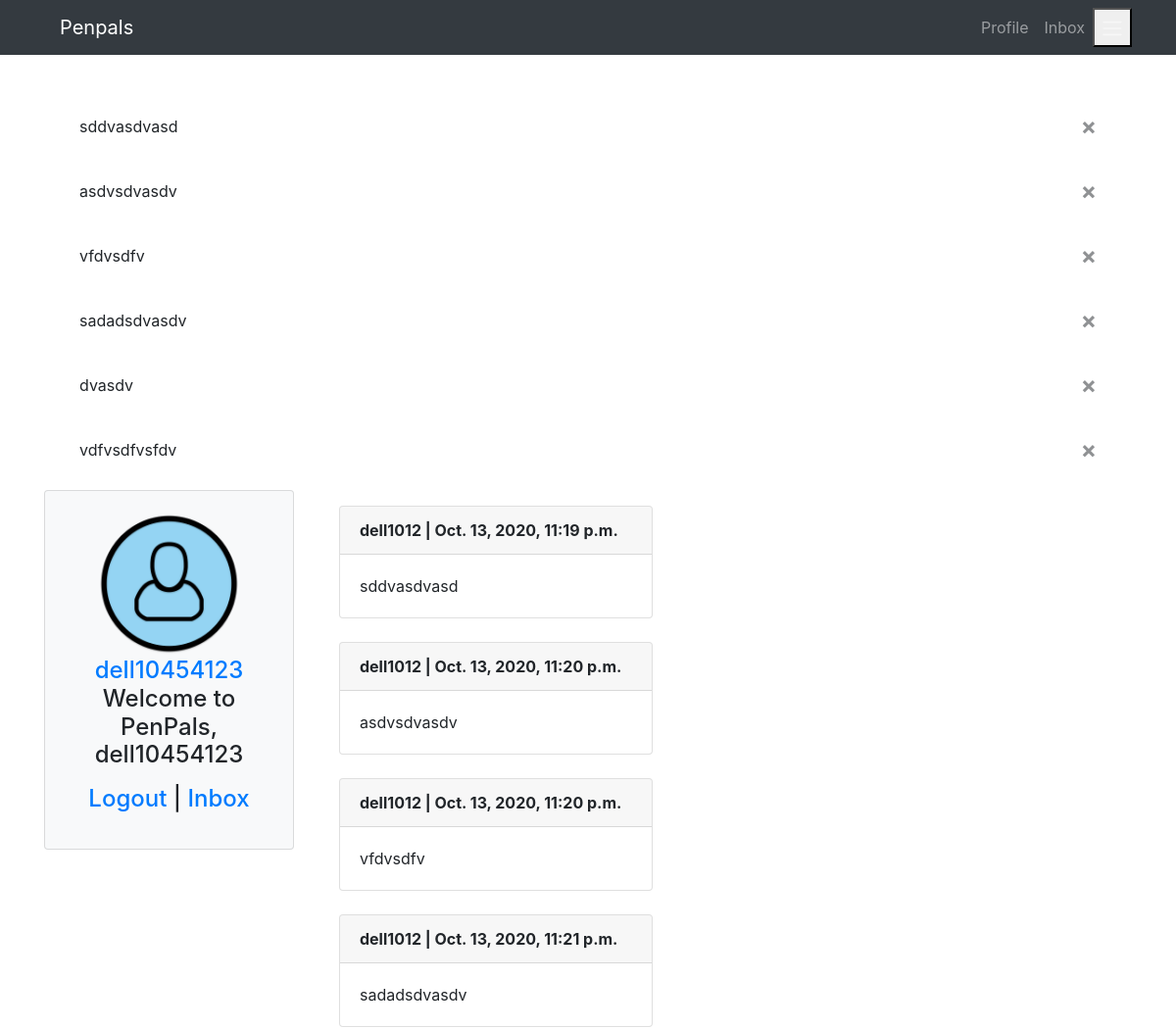
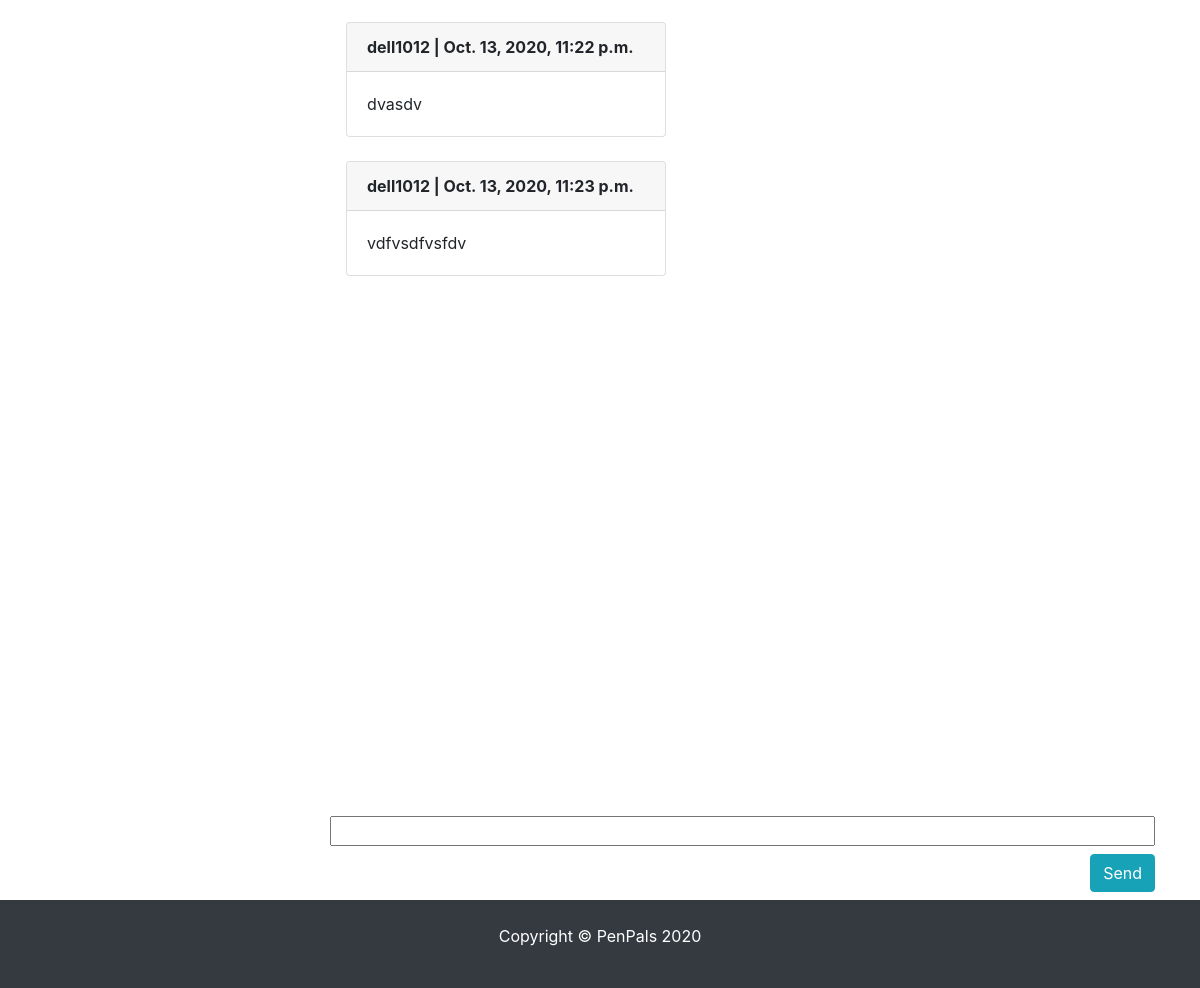
The page /message/chatbox/2 (signed in) on the database its author committed (2 pictures, top to bottom).
### conversations/models.py (models this page shows)
class Message(models.Model):
    content = models.CharField(max_length=500)
    date = models.DateTimeField(auto_now_add=True)
    profile = models.ForeignKey(Profile,on_delete=models.CASCADE)  # related_name='from_profile',
    chat = models.ForeignKey(Chat, related_name='get_msg', on_delete=models.CASCADE)
    def __str__(self):
        return self.content
    class Meta:
        ordering = ['date']

### pages/models.py (models this page shows)
class Profile(models.Model):
    user = models.OneToOneField(
        User, blank=True, null=True, on_delete=models.CASCADE)
    first = models.CharField(max_length=200, blank=True, null=True)
    last = models.CharField(max_length=200, blank=True, null=True)
    photo = models.ImageField(
        default='user.png', upload_to='photos/%y/%m',  blank=True, null=True)
    friends = models.ManyToManyField('self', blank=True)
    speaks = models.CharField(max_length=200, blank=True, null=True)
    learns = models.CharField(max_length=200, blank=True, null=True)
    def __init__(self, *args, **kwargs):
         super(Profile, self).__init__(*args, **kwargs)
         self.speaks = from_value_to_label(self.speaks)
         self.learns = from_value_to_label(self.learns)
    def __str__(self):
        return str(self.user)
    def get_absolute_url(self):
        return reverse("pages:profile", kwargs={"profile_id":self.pk})
    class Meta:
        ordering = ['-id']

### conversations/views.py (the view, shortened to what this page needs)
# urls.py: path("chatbox/<int:chat_id>", ChatBox.as_view(), name="chatbox"),
class ChatBox(LoginRequiredMixin, UpdateView):
    model = Message
    form_class = MessageForm
    template_name = "conversations/chatbox.html"
    def get_context_data(self, **kwargs):
        self.instance = self.request.user.profile
        self.messages = Message.objects.all().filter(chat_id=self.kwargs['chat_id']) #  self.kwargs['profile_id'])
        self.context = {
            'profile': self.instance,
            'chat_id': self.kwargs['chat_id'],
            'form': self.form_class,
            'messages': self.messages,
        }
        return self.context
    def get_object(self, **kwargs):
        return Message.objects.all().filter(chat_id=self.kwargs['chat_id']) #  self.kwargs['profile_id'])

### pages/utils.py (called while the page is built)
def from_value_to_label(field):
    if field is not None:
        list_of_labels = [label for value, label in LANGUAGE_CHOICES if str(value) in field]
        return ", ".join(list_of_labels)  # list_of_labels  #ast.literal_eval(field)  # [int(i) for i in field.replace('[','').replace(']','').replace(',','').replace("'",'').split(" ")] # list_of_labels #
    return field

### conversations/templates/conversations/chatbox.html (shortened to what this page needs)
{% extends 'pages/base.html' %} {% load crispy_forms_tags %} {% block content %}
<div class="row">
  {% include 'pages/partials/_sidebar.html' %}
  <div class="col-md-9 col-sm-12">
    <div class="p-3" id="messageFeed">
      {% for amessage in messages %}
      <div
        class="card {% if request.user.profile == messages.profile %} ml-auto text-light bg-dark {% endif %}"
        style="width: 20rem"
      >
        <div class="card-header font-weight-bold">
          {{amessage.profile}} | {{amessage.date}}
        </div>
        <div class="card-body">{{amessage}}</div>
      </div>
      {% endfor %}
    </div>
    <form
      action=""
      method="POST"
      enctype="multipart/form-data"
      autocomplete="off"
    >
      {% csrf_token %} {% for afield in form %}
      <div class="input-group mb-3 m-auto flex-row-reverse">
        <div class="align-self-center w-100">
          {{afield}}
        </div>
        <input
          type="submit"
          value="Send"
          class="text-white text-center my-2 btn btn-info"
        />
      </div>
      {% endfor %}
    </form>
  </div>
</div>
{% endblock content %}

### templates/partials/_message.html
  {% if messages %}
  <br>
    {% for message in messages %}
    <div class="container">
      {% if message.tags == 'error' %}
        <div class="alert alert-danger alert-dismissible fade show" role="alert">
      {% else %}
        <div class="alert alert-{{message.tags}} alert-dismissible fade show" role="alert">
      {% endif %}
        <a href="#" class="close" data-dismiss="alert" aria-label="close"><span aria-hidden="true">&times;</span></a>
        {{message}}
      </div>
    </div>
    {% endfor %}
  {% endif %}

### pages/templates/pages/partials/_sidebar.html
<div class="col-lg-3 col-md-3 col-sm-6 mx-auto">
    <div class="card bg-light mw-30rem">
        <div class="card-body text-center">
            <h4 class="card-title">
                {% if profile.photo %}
                    <img src="{{profile.photo.url}}" alt="profile photo url" class="card-img-top mx-auto rounded-circle">
                {% else %}
                    <img src="https://placehold.it/200x200" alt="profile photo url" class="card-img-top mx-auto rounded-circle">
                {% endif %}
                {% if not request.user.is_anonymous %}
                <a href="{{profile.get_absolute_url}}">{{profile}}</a>
                {% endif %}
                {% if request.user == profile.user %}
                <p>Welcome to PenPals, {{profile.user}}</p>
                <p><a href="{% url 'logout' %}">Logout</a> | <a href="{% url 'conversations:inbox' %}">Inbox</a></p>
                {% elif request.user.is_anonymous %}
                    <p><a href="{% url 'pages:signup' %}">Signup</a> | <a href="{% url 'login' %}">Login</a></p>
                {% endif %}
            </h4>
        </div>
    </div>
</div>

### static_files/css/styles.css (style rules this page uses)
.card-img-top { width: 70%; height: 70%; }
.card { margin-bottom: 1.5rem!important; }
#messageFeed { height: calc(100vh - 172px); overflow-y: scroll; }

### conversations/templates/conversations/chatbox.html (style rules this page uses)
#id_content { width: inherit; }

### rows shown on the page
Message: content "sddvasdvasd", profile "dell1012", date "Oct. 13, 2020, 11:19 p.m."
Message: content "asdvsdvasdv", profile "dell1012", date "Oct. 13, 2020, 11:20 p.m."
Message: content "vfdvsdfv", profile "dell1012", date "Oct. 13, 2020, 11:20 p.m."
Message: content "sadadsdvasdv", profile "dell1012", date "Oct. 13, 2020, 11:21 p.m."
Message: content "dvasdv", profile "dell1012", date "Oct. 13, 2020, 11:22 p.m."
Message: content "vdfvsdfvsfdv", profile "dell1012", date "Oct. 13, 2020, 11:23 p.m."
Profile: photo (placeholder picture), user.username "dell10454123", user "dell10454123"
